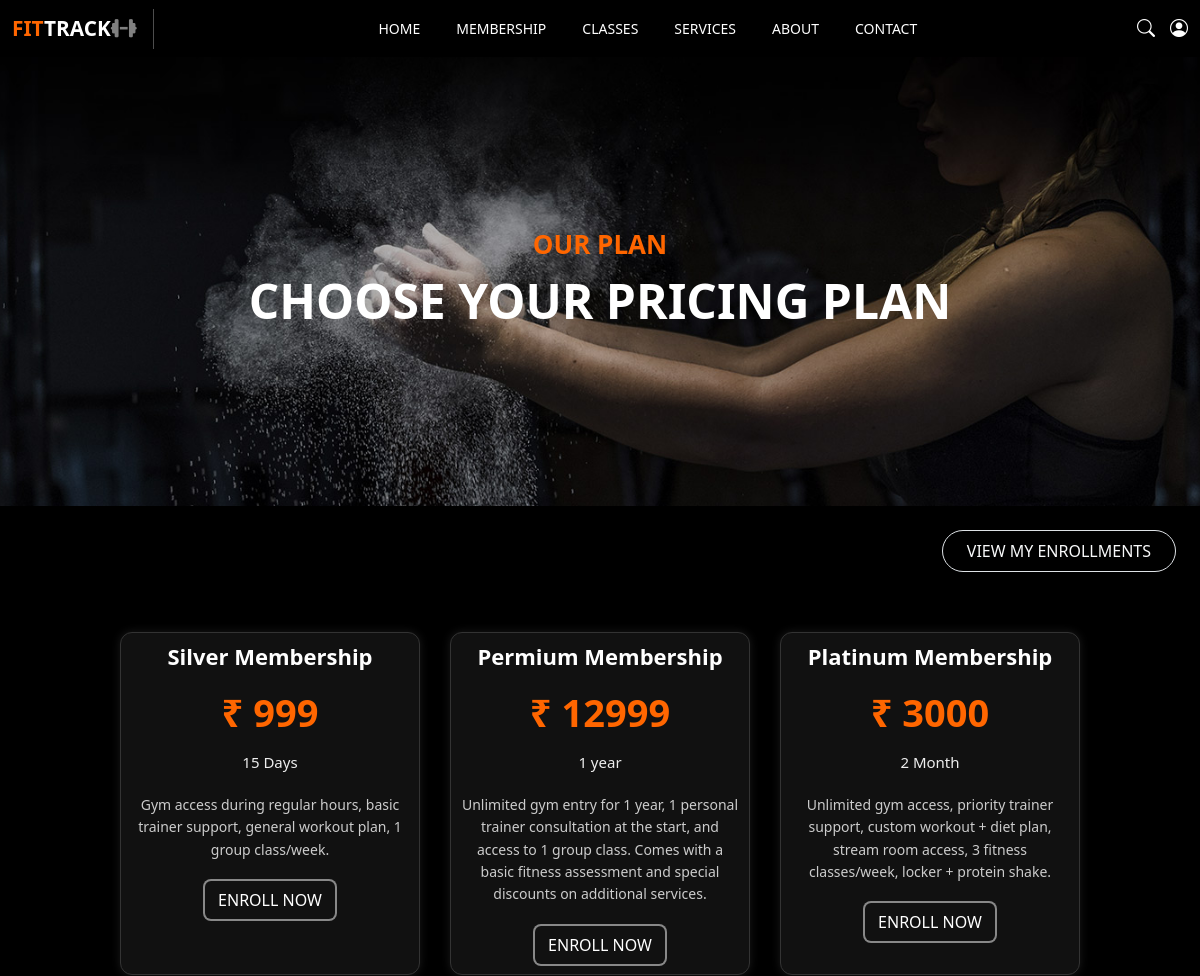
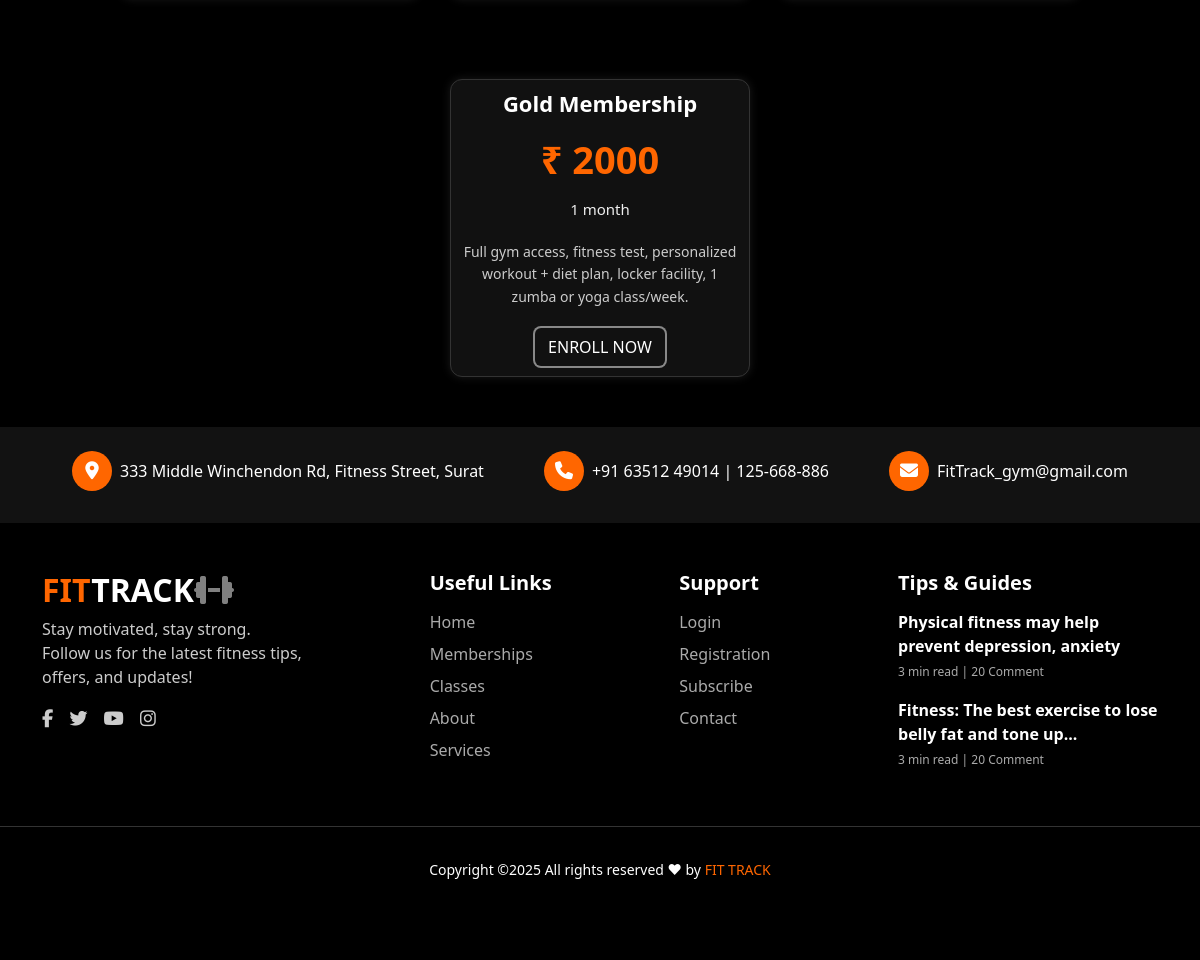
Screenshot of /user/membership.php with the database file from the repository (2 pictures, top to bottom).
### tables this page shows
CREATE TABLE `memberships` (
  `id` int(11) NOT NULL,
  `title` varchar(255) NOT NULL,
  `price` decimal(10,0) NOT NULL,
  `duration` varchar(50) NOT NULL,
  `description` text NOT NULL
);

### user/membership.php (the view, shortened to what this page needs)
<!DOCTYPE html>
<html lang="en">
<head>
  <link href="https://cdn.jsdelivr.net/npm/bootstrap@5.3.2/dist/css/bootstrap.min.css" rel="stylesheet">
  <link href="https://cdn.jsdelivr.net/npm/bootstrap-icons@1.10.5/font/bootstrap-icons.css" rel="stylesheet">
  <link href="../css/user_membership.css" rel="stylesheet">
</head>
<body>
  <?php include 'user_header.php'; ?>
  <div class="page-banner d-flex flex-column justify-content-center align-items-center text-center">
    <span style="color: #ff6600; font-size: 26px; font-weight: bold;">OUR PLAN</span>
    <h2 class="display-5 fw-bold text-white mt-2">CHOOSE YOUR PRICING PLAN</h2>
  </div>
  <div class="container-fluid px-0">
    <div class="section-title">
          <div class="container-fluid my-0 py-0 px-0" style="background-color: #000;">
           <div class="d-flex justify-content-end mb-3 p-4">
            <a href="enroll_process.php" class="btn btn-outline-light border rounded-pill px-4 py-2">VIEW MY ENROLLMENTS</a>
           </div>
      <div class="card-container">
       <?php
         $query = "SELECT * FROM memberships";
         $result = mysqli_query($conn, $query);
         if (mysqli_num_rows($result) > 0):
         while ($row = mysqli_fetch_assoc($result)):
        ?>
    <div class="membership-card">
      <h4><?php echo htmlspecialchars($row['title']); ?></h4>
           <div class="price">₹ <?php echo htmlspecialchars($row['price']); ?></div>
           <div class="duration"><?php echo htmlspecialchars($row['duration']); ?></div>
           <div class="description"><?php echo htmlspecialchars($row['description']); ?></div>
           <a href="enroll_form.php?plan=<?php echo urlencode($row['title']); ?>" class="btn btn-enroll text-white">ENROLL NOW</a>
    </div>
      <?php endwhile; else: ?>
        <p class="text-center text-muted">No memberships found.</p>
      <?php endif; ?>
    </div>
  </div>
 </div>
  <?php include 'user_footer.php'; ?>
</body>
</html>

### css/user_membership.css (style rules this page uses)
body { margin: 0; padding: 0; background-color: #000; font-family: 'Segoe UI', sans-serif; overflow-x: hidden; }
.page-banner { width: 100%; background-image: url('../img/membership.jpg'); background-size: cover; background-position: center; padding: 100px 0; height: 450px; margin-top: 56px; }
.container-fluid { padding-left: 0; padding-right: 0; }
.section-title { text-align: center; margin: 0; padding: 0; margin-bottom: 0px; padding-bottom: 0; }
.card-container { display: flex; flex-wrap: wrap; gap: 30px; justify-content: center; margin-bottom: 50px; background-color: #000; padding: 30px 20px; margin-bottom: 0; padding-bottom: 0; margin-top: -10px; }
.membership-card { background-color: #111; border-radius: 12px; padding: 10px; width: 100%; max-width: 300px; text-align: center; border: 1px solid #333; transition: transform 0.3s ease; box-shadow: 0 0 10px rgba(255,255,255,0.1); margin-bottom: 50px; }
.membership-card h4 { font-size: 22px; color: #fff; margin-bottom: 15px; font-weight: bold; }
.membership-card .price { font-size: 38px; color: #ff6600; font-weight: 700; margin-bottom: 10px; }
.membership-card .duration { font-size: 15px; color: #eee; margin-bottom: 20px; }
.membership-card .description { font-size: 14px; color: #ccc; line-height: 1.6; margin-bottom: 20px; }
.btn-enroll { background-color: transparent; color: #fff; padding: 12px 30px; border: 2px solid #fff; border-radius: 30px; font-size: 14px; font-weight: bold; transition: all 0.3s ease-in-out; display: inline-block; box-shadow: 0 0 0 2px rgba(255,255,255,0.5); }

### user/user_header.php (style rules this page uses)
body { margin: 0; font-family: Arial, sans-serif; background-size: cover; }

### rows the page displays
memberships: title "Silver Membership", price "999", duration "15 Days", description "Gym access during regular hours, basic trainer support, general workout plan, 1 group class/week."
memberships: title "Permium Membership", price "12999", duration "1 year", description "Unlimited gym entry for 1 year, 1 personal trainer consultation at the start, and access to 1 group class. Comes with a basic fitness assessment and special discounts on additional services."
memberships: title "Platinum Membership", price "3000", duration "2 Month", description "Unlimited gym access, priority trainer support, custom workout + diet plan, stream room access, 3 fitness classes/week, locker + protein shake."
memberships: title "Gold Membership", price "2000", duration "1 month", description "Full gym access, fitness test, personalized workout + diet plan, locker facility, 1 zumba or yoga class/week."
